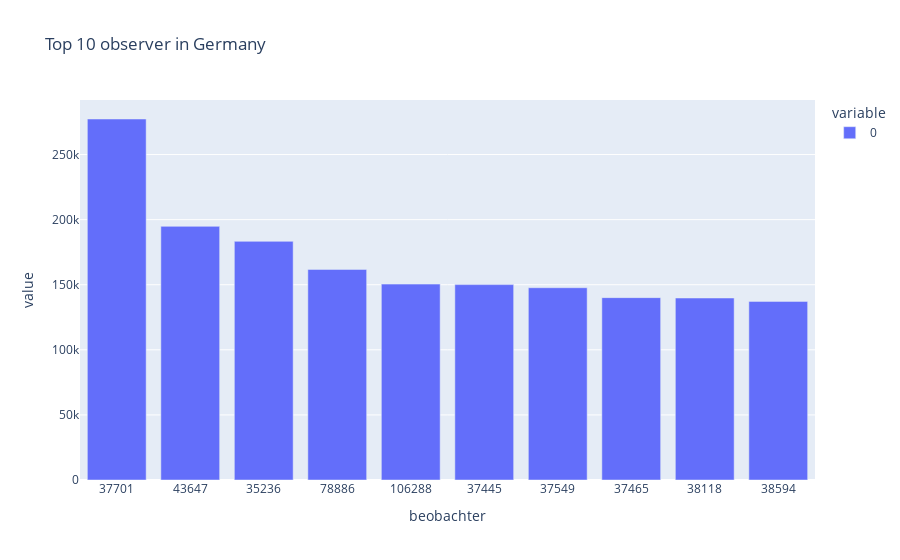

The notebook cell this image was saved under:
### Markdown cell above
#### Germany

### Code cell
de_data['beobachter'] = de_data['beobachter'].astype(str)
n_per_observer_de = de_data.groupby('beobachter').size().sort_values(ascending=False)
fig = px.bar(n_per_observer_de[0:10], title='Top 10 observer in Germany')
fig.show()

### Figure 1 — Plotly figure (JSON) as saved in the notebook; plotly's stock layout.template omitted (floating-point values rounded to 4 significant figures)
{"data": [{"alignmentgroup": "True", "hovertemplate": "variable=0<br>beobachter=%{x}<br>value=%{y}<extra></extra>", "legendgroup": "0", "marker": {"color": "#636efa", "pattern": {"shape": ""}}, "name": "0", "offsetgroup": "0", "orientation": "v", "showlegend": true, "textposition": "auto", "type": "bar", "x": ["37701", "43647", "35236", "78886", "106288", "37445", "37549", "37465", "38118", "38594"], "xaxis": "x", "y": [277318, 194846, 183315, 161775, 150477, 150092, 147700, 140084, 139808, 137216], "yaxis": "y"}], "layout": {"barmode": "relative", "legend": {"title": {"text": "variable"}, "tracegroupgap": 0}, "title": {"text": "Top 10 observer in Germany"}, "xaxis": {"anchor": "y", "domain": [0, 1], "title": {"text": "beobachter"}}, "yaxis": {"anchor": "x", "domain": [0, 1], "title": {"text": "value"}}}}
